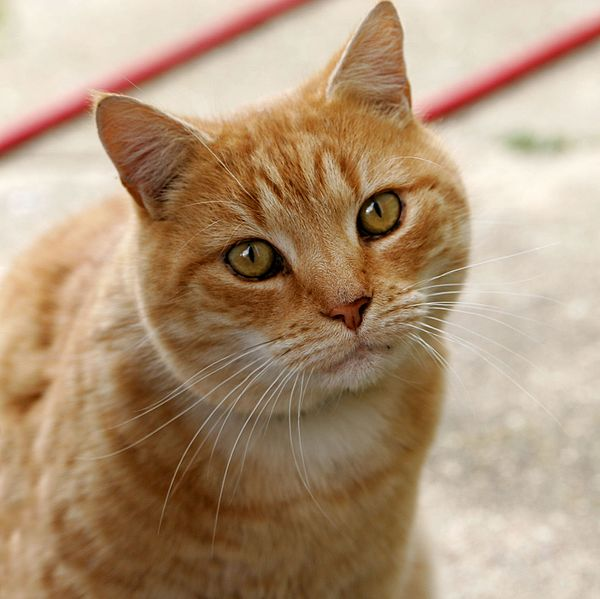
#> input picture img/Cat03.jpg, 600 x 599 px, found by its file name
$ python 01-filros.py
#> lines starting #> are read from the running program, lines starting #| are printed output that depends on the picture
import skimage as ski
import matplotlib.pyplot as plt

image = ski.io.imread('img/Cat03.jpg')
#> image is the input picture: shape (599, 600, 3); mean R, G, B 175.9, 148.8, 120.7
""" gaussian_filters = ski.filters.gaussian(image,sigma=5,mode='nearest')

ski.io.imshow(gaussian_filters)
ski.io.show() """

#reflect: Extiende la imagen reflejando los pixeles de los  bordes
#nearest: Extiende la imagen copiando los pixeles del borde mas cercano
#constat: Extiende la imagen con un valor constante por defecto es 0
#Wrap:    Extiende la imagen envolviendo los pixeles del borde apuesto
modes = ['reflect','nearest','constant','wrap']

#Craer un linezo para mostrar las imagenes en una sola ventana
fig, axes = plt.subplots(nrows=2, ncols=2)
axes = axes.flatten()

for i, mode in enumerate(modes):
    gaussian_image = ski.filters.gaussian(image, sigma=5,mode=mode)
    axes[i].imshow(gaussian_image)
    axes[i].set_title(f'Modo:{mode}')
    axes[i].axis('off')
#> this loop made 4 passes
#> pass 1, `gaussian_image = ski.filters.gaussian(image, sigma=5,mode=mode)`:
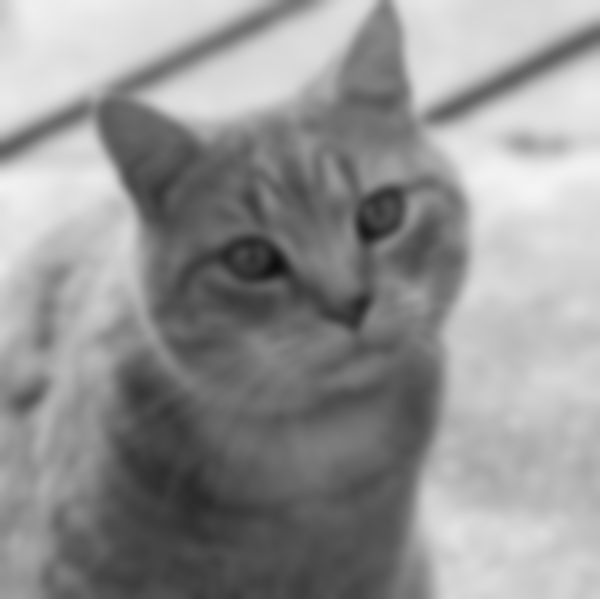
#> gaussian_image: shape (599, 600, 3) float64; mean R, G, B 0.582, 0.582, 0.582
#> pass 3, `gaussian_image = ski.filters.gaussian(image, sigma=5,mode=mode)`:
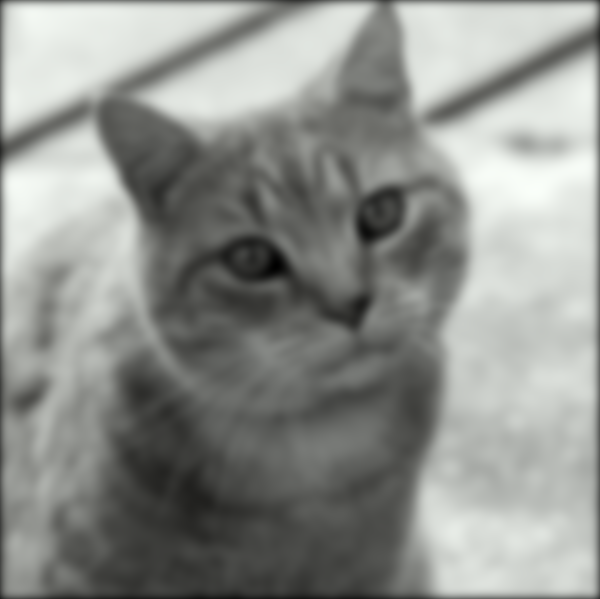
#> gaussian_image: shape (599, 600, 3) float64; mean R, G, B 0.133, 0.135, 0.132; drawn with min black and max white

plt.tight_layout()
plt.show()
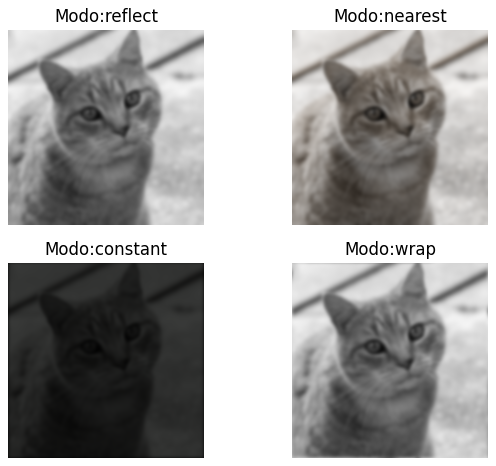
#> figure drawn by matplotlib, 4 panels

$ run again, with img/Girasol.jpg copied over img/Cat03.jpg
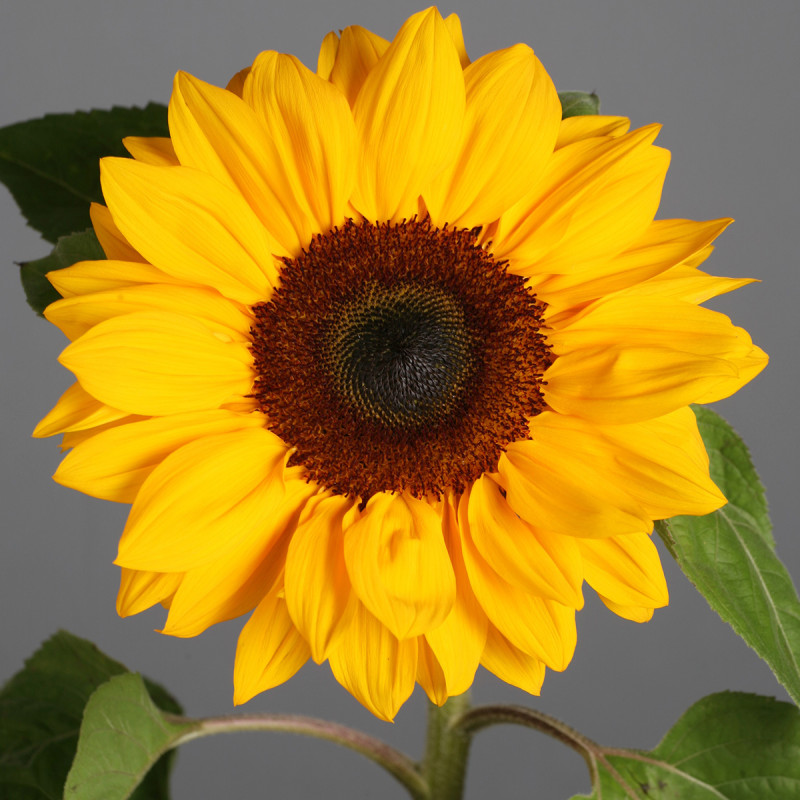
#> input picture img/Girasol.jpg, 800 x 800 px, found by its file name
#> image is the input picture: shape (800, 800, 3); mean R, G, B 163.2, 128.9, 41.3
#> the loop `for i, mode in enumerate(modes):` made 4 passes
#> pass 1, `gaussian_image = ski.filters.gaussian(image, sigma=5,mode=mode)`:
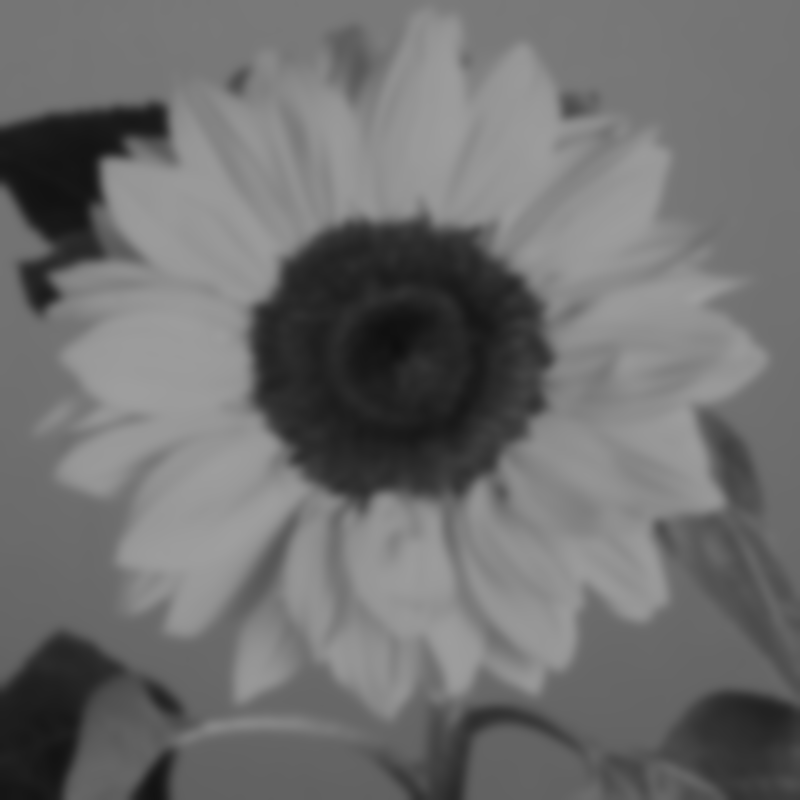
#> gaussian_image: shape (800, 800, 3) float64; mean R, G, B 0.436, 0.436, 0.436
#> `plt.show()`:
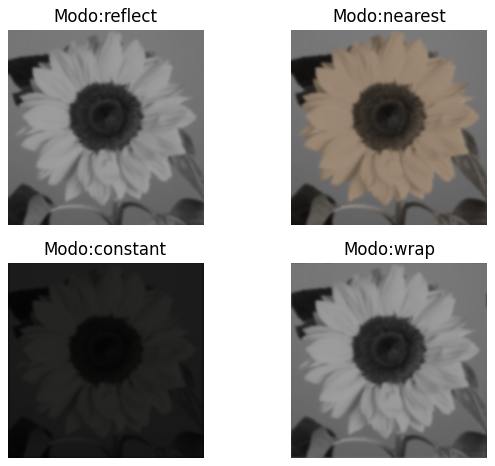
#> figure drawn by matplotlib, 4 panels
